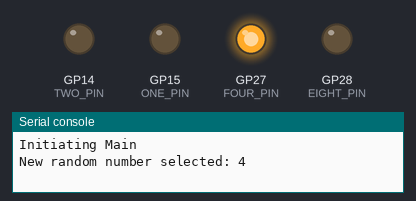
A program run on a simulated Raspberry Pi Pico running MicroPython. Parts: output pins drawn as LEDs (lit = HIGH), the last lines printed to the serial console. Random numbers come from a fixed seed.

Above: at 0.1 s.
At 5.1 s:
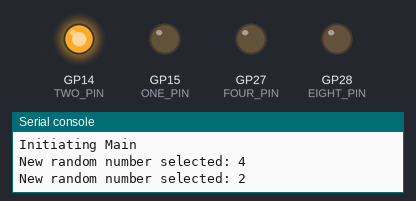
At 10.1 s:
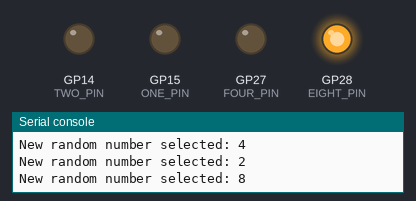
At 15.1 s:
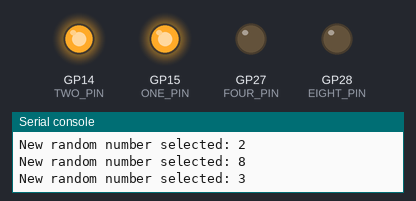
At 25.1 s:
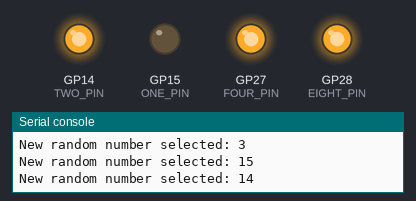
At 35.1 s:
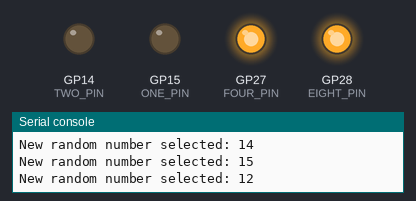
Timing chart, 0 to 36.6 s (numbered marks = the images above):
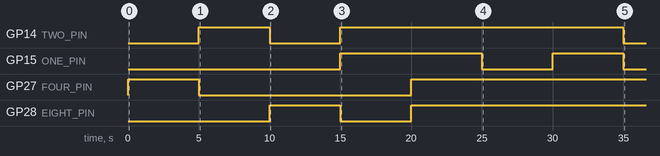

Measured:
- by itself, GP14 (TWO_PIN): LOW → HIGH at 5.0 s, → LOW 5.0 s later, → HIGH 5.0 s later, → LOW 20.0 s later
- by itself, GP15 (ONE_PIN): LOW → HIGH at 15.0 s, → LOW 10.0 s later, → HIGH 5.0 s later, → LOW 5.0 s later
- by itself, GP27 (FOUR_PIN): LOW → HIGH at 0.00 s, → LOW 5.0 s later, → HIGH 15.0 s later
- by itself, GP28 (EIGHT_PIN): LOW → HIGH at 10.0 s, → LOW 5.0 s later, → HIGH 5.0 s later

The program:

main.py
```python
from machine import Pin
from time import sleep
from random import randint

def calculate_binary_state(number: int, ones_pin: Pin, twos_pin: Pin, fours_pin: Pin, eights_pin: Pin) -> None:
    """
    Given a number 0-15 and four Pins, toggles the indicator pins
    on and off to represent the number as a binary value
    """
    # Start by turning all the pins off
    ones_pin.off()
    twos_pin.off()
    fours_pin.off()
    eights_pin.off()

    # If the number is isn't between 0 and 15 we can't represent it
    if number < 0 or number > 15:
        print("Number can't be represented with 4 binary values")
        return

    # Let's create a dictionary to associate our pins with their corresponding numbers
    led_values = {
        8: eights_pin,
        4: fours_pin,
        2: twos_pin,
        1: ones_pin
    }

    # Beginning with our largest available value, begin subtracting the value and toggling pins
    current_value = number

    for number, pin in led_values.items():
        if current_value >= number:
            pin.on()
            current_value -= number

        if current_value == 0: break


def main_routine():
    print("Initiating Main")

    ONE_PIN = Pin(15, Pin.OUT)
    TWO_PIN = Pin(14, Pin.OUT)
    FOUR_PIN = Pin(27, Pin.OUT)
    EIGHT_PIN = Pin(28, Pin.OUT)

    while True:

        # Get a random number between 0 and 15
        random_number = randint(0, 15)

        # Let the user know what number we are representing with our LEDs
        print("New random number selected: " + str(random_number))

        # Adjust our leds to represent the number
        calculate_binary_state(random_number, ONE_PIN, TWO_PIN, FOUR_PIN, EIGHT_PIN)

        # Sleep for 5 seconds to enjoy our efforts :D
        sleep(5)


if __name__ == "__main__":
    main_routine()
```
